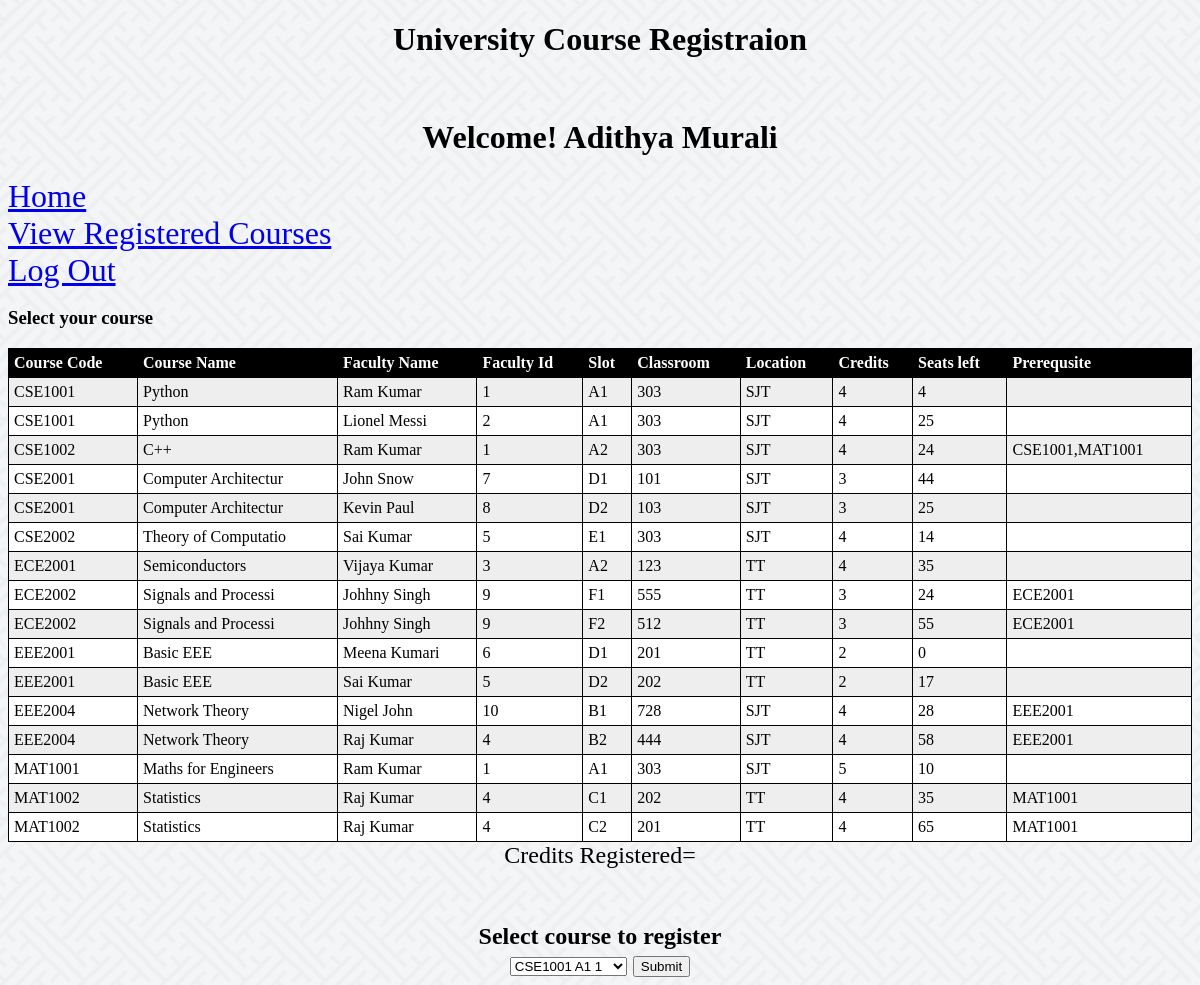
The page /welcome.html.php (signed in) on the database its author committed.
### tables this page shows
CREATE TABLE `Student` (
  `RNo` varchar(9) NOT NULL,
  `Fname` varchar(20) NOT NULL,
  `Lname` varchar(20) NOT NULL,
  `Address` varchar(80) NOT NULL,
  `DOB` date NOT NULL,
  `Phno` varchar(10) NOT NULL,
  `Email` varchar(20) NOT NULL,
  `Gender` varchar(1) NOT NULL,
  `Dno` int(11) NOT NULL,
  `Credits` int(11) NOT NULL
);

CREATE TABLE `Course_Available` (
  `CCode` varchar(7) NOT NULL,
  `Slot` varchar(2) NOT NULL,
  `FNo` int(11) NOT NULL,
  `CNo` int(11) NOT NULL,
  `Location` varchar(20) NOT NULL,
  `Seats_left` int(11) NOT NULL
);

CREATE TABLE `Course_Details` (
  `CCode` varchar(7) NOT NULL,
  `CName` varchar(20) NOT NULL,
  `Credits` int(11) NOT NULL,
  `DNo` int(11) NOT NULL
);

CREATE TABLE `Faculty` (
  `FNo` int(11) NOT NULL,
  `FName` varchar(20) NOT NULL,
  `LName` varchar(20) NOT NULL,
  `Gender` varchar(1) NOT NULL,
  `DOB` date NOT NULL,
  `PhNo` varchar(10) NOT NULL,
  `Address` varchar(50) NOT NULL,
  `Email` varchar(20) NOT NULL,
  `DNo` int(11) NOT NULL
);

### welcome.html.php (the view, shortened to what this page needs)
<!DOCTYPE html>
<html lang="en">
<head>
</head>
<body background="images.png">
<h1 style="text-align: center;">University Course Registraion</h1>
<?php
$username=$_SESSION['username'];
$pdo = new PDO('mysql:host=localhost;dbname=Course_Registration', 'root',
'');
$sql="select sum(Course_Details.Credits) from Course_Details,Student_Registers WHERE Student_Registers.CCode LIKE Course_Details.CCode and Student_Registers.Rno like '$username';";
$result=$pdo->query($sql);
$row=$result->fetch();
$total=$row[0];
$sql="select * from Student where Rno like '$username'";
$result=$pdo->query($sql);
$output=$result->fetch();
$Fname=$output['Fname'];
$Lname=$output['Lname'];
?>
<br>
<h1 style="text-align: center;"><?php echo "Welcome! $Fname  $Lname" ?></h1>
<font size="6" color="blue">
<a href="welcome.html.php">Home</a>
<br>
<a href="registered.html.php">View Registered Courses</a>
<br>
<a href="logout.php">Log Out</a>
</font>
<br>
<h3>Select your course</h3>
<table id="t01">
  <tr>
    <th>Course Code</th>
    <th>Course Name</th>
    <th>Faculty Name</th>
    <th>Faculty Id</th>
    <th>Slot</th>
    <th>Classroom</th>
    <th>Location</th>
    <th>Credits</th>
    <th>Seats left</th>
    <th>Prerequsite</th>
</tr>
<?php
$sql= "select a.ccode,a.slot,a.cno,a.location,b.fname,b.lname,c.cname,c.Credits,a.Seats_left,a.fno from Course_Available a,Faculty b,Course_Details c where a.fno like b.fno and a.ccode like c.ccode";
$result=$pdo->query($sql);
while ($row = $result->fetch())
{
    $sql="select PreCCode from Course_Prerequisite where CCode like '$row[0]'";
    $result2=$pdo->query($sql);
    $s="";
    while($row2=$result2->fetch())
    $s=$s.",".$row2[0];
    $s=ltrim($s,",");
    echo "
    <tr>
    <td>$row[0]</td>
    <td>$row[6]</td>
    <td>$row[4] $row[5]</td>
    <td>$row[9]</td>
    <td>$row[1]</td>
    <td>$row[2]</td>
    <td>$row[3]</td>
    <td>$row[7]</td>
    <td>$row[8]</td>
    <td>$s</td>
    </tr>
    ";
}
?>
</table>
<center>
<form name="frmdropdown" method="post" action="">
<font size="5" >
<?php echo "Credits Registered=$total";?>
<br><br><br>
<strong>Select course to register</strong>
<br>
<select name="select">
<?php
$sql="select ccode,slot,Fno from Course_Available a order by ccode";
$result=$pdo->query($sql);
while($row=$result->fetch())
{
echo "<option value='$row[0] $row[1] $row[2]'>$row[0] $row[1] $row[2]</option>" ;
}
?>
</select>
<input type="submit" name="submit" value="Submit"/>
<br>
</form>
</center>
</body>
</html>

### welcome.html.php (style rules this page uses)
table { width:100%; }
table, th, td { border: 1px solid black; border-collapse: collapse; }
th, td { padding: 5px; text-align: left; }
table#t01 tr:nth-child(even) { background-color: #eee; }
table#t01 tr:nth-child(odd) { background-color:#fff; }
table#t01 th { background-color: black; color: white; }

### rows shown on the page
student: Fname "Adithya", Lname "Murali"
course_available: CCode "CSE1001", CCode.CName "Python", FNo.FName "Ram", FNo.LName "Kumar", FNo "1", Slot "A1", CNo "303", Location "SJT", CCode.Credits "4", Seats_left "4"
course_available: CCode "CSE1001", CCode.CName "Python", FNo.FName "Lionel", FNo.LName "Messi", FNo "2", Slot "A1", CNo "303", Location "SJT", CCode.Credits "4", Seats_left "25"
course_available: CCode "CSE1002", CCode.CName "C++", FNo.FName "Ram", FNo.LName "Kumar", FNo "1", Slot "A2", CNo "303", Location "SJT", CCode.Credits "4", Seats_left "24", s "CSE1001,MAT1001"
course_available: CCode "CSE2001", CCode.CName "Computer Architectur", FNo.FName "John", FNo.LName "Snow", FNo "7", Slot "D1", CNo "101", Location "SJT", CCode.Credits "3", Seats_left "44"
course_available: CCode "CSE2001", CCode.CName "Computer Architectur", FNo.FName "Kevin", FNo.LName "Paul", FNo "8", Slot "D2", CNo "103", Location "SJT", CCode.Credits "3", Seats_left "25"
course_available: CCode "CSE2002", CCode.CName "Theory of Computatio", FNo.FName "Sai", FNo.LName "Kumar", FNo "5", Slot "E1", CNo "303", Location "SJT", CCode.Credits "4", Seats_left "14"
course_available: CCode "ECE2001", CCode.CName "Semiconductors", FNo.FName "Vijaya", FNo.LName "Kumar", FNo "3", Slot "A2", CNo "123", Location "TT", CCode.Credits "4", Seats_left "35"
course_available: CCode "ECE2002", CCode.CName "Signals and Processi", FNo.FName "Johhny", FNo.LName "Singh", FNo "9", Slot "F1", CNo "555", Location "TT", CCode.Credits "3", Seats_left "24", s "ECE2001"
course_available: CCode "ECE2002", CCode.CName "Signals and Processi", FNo.FName "Johhny", FNo.LName "Singh", FNo "9", Slot "F2", CNo "512", Location "TT", CCode.Credits "3", Seats_left "55", s "ECE2001"
course_available: CCode "EEE2001", CCode.CName "Basic EEE", FNo.FName "Meena", FNo.LName "Kumari", FNo "6", Slot "D1", CNo "201", Location "TT", CCode.Credits "2", Seats_left "0"
course_available: CCode "EEE2001", CCode.CName "Basic EEE", FNo.FName "Sai", FNo.LName "Kumar", FNo "5", Slot "D2", CNo "202", Location "TT", CCode.Credits "2", Seats_left "17"
course_available: CCode "EEE2004", CCode.CName "Network Theory", FNo.FName "Nigel", FNo.LName "John", FNo "10", Slot "B1", CNo "728", Location "SJT", CCode.Credits "4", Seats_left "28", s "EEE2001"
course_available: CCode "EEE2004", CCode.CName "Network Theory", FNo.FName "Raj", FNo.LName "Kumar", FNo "4", Slot "B2", CNo "444", Location "SJT", CCode.Credits "4", Seats_left "58", s "EEE2001"
course_available: CCode "MAT1001", CCode.CName "Maths for Engineers", FNo.FName "Ram", FNo.LName "Kumar", FNo "1", Slot "A1", CNo "303", Location "SJT", CCode.Credits "5", Seats_left "10"
course_available: CCode "MAT1002", CCode.CName "Statistics", FNo.FName "Raj", FNo.LName "Kumar", FNo "4", Slot "C1", CNo "202", Location "TT", CCode.Credits "4", Seats_left "35", s "MAT1001"
course_available: CCode "MAT1002", CCode.CName "Statistics", FNo.FName "Raj", FNo.LName "Kumar", FNo "4", Slot "C2", CNo "201", Location "TT", CCode.Credits "4", Seats_left "65", s "MAT1001"

### other values the page prints
form field select "CSE1001 A1 1"
